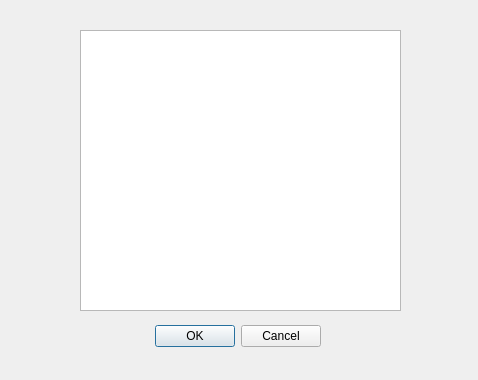
<?xml version="1.0" encoding="UTF-8"?>
<ui version="4.0">
 <class>Management</class>
 <widget class="QDialog" name="Management">
  <property name="geometry">
   <rect>
    <x>0</x>
    <y>0</y>
    <width>478</width>
    <height>380</height>
   </rect>
  </property>
  <property name="windowTitle">
   <string>Dialog</string>
  </property>
  <widget class="QDialogButtonBox" name="buttonBox">
   <property name="geometry">
    <rect>
     <x>-20</x>
     <y>320</y>
     <width>341</width>
     <height>32</height>
    </rect>
   </property>
   <property name="orientation">
    <enum>Qt::Horizontal</enum>
   </property>
   <property name="standardButtons">
    <set>QDialogButtonBox::Cancel|QDialogButtonBox::Ok</set>
   </property>
  </widget>
  <widget class="QTableView" name="tableView">
   <property name="geometry">
    <rect>
     <x>80</x>
     <y>30</y>
     <width>321</width>
     <height>281</height>
    </rect>
   </property>
  </widget>
 </widget>
 <resources/>
 <connections>
  <connection>
   <sender>buttonBox</sender>
   <signal>accepted()</signal>
   <receiver>Management</receiver>
   <slot>accept()</slot>
   <hints>
    <hint type="sourcelabel">
     <x>248</x>
     <y>254</y>
    </hint>
    <hint type="destinationlabel">
     <x>157</x>
     <y>274</y>
    </hint>
   </hints>
  </connection>
  <connection>
   <sender>buttonBox</sender>
   <signal>rejected()</signal>
   <receiver>Management</receiver>
   <slot>reject()</slot>
   <hints>
    <hint type="sourcelabel">
     <x>316</x>
     <y>260</y>
    </hint>
    <hint type="destinationlabel">
     <x>286</x>
     <y>274</y>
    </hint>
   </hints>
  </connection>
 </connections>
</ui>
